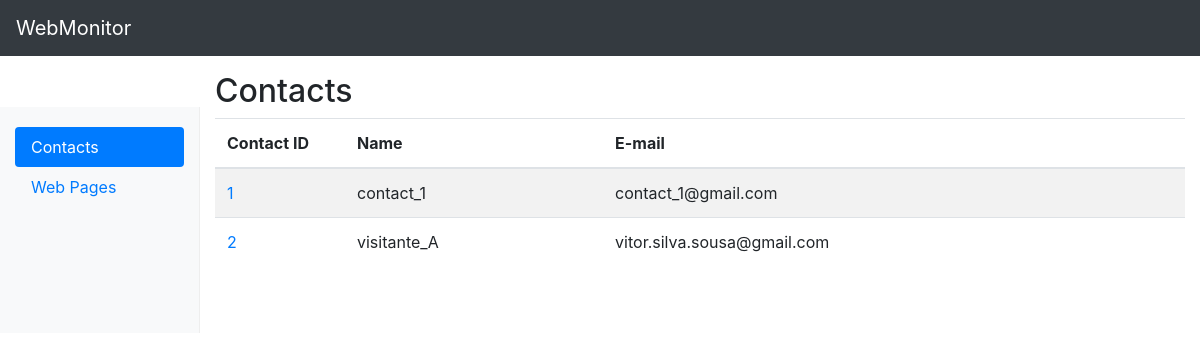
Before: / with the older database file.
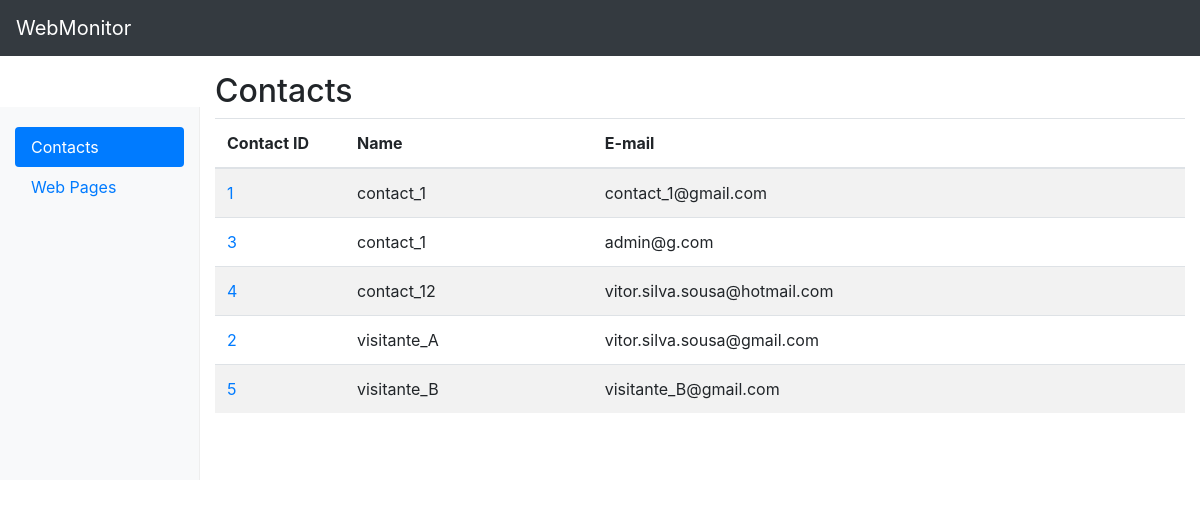
After: the same page with the newer database file.
### monitoring_board/models.py (models this page shows, shortened)
class Contact(models.Model):
    email = models.EmailField(max_length=200, unique=True)
    name = models.CharField(max_length=500)

### monitoring_board/views.py (the view)
# urls.py: url(r'^$', views.index, name='index'),
def index(request):
    contact_list = Contact.objects.order_by('name')
    return render(request, 'monitoring_board/contacts.html',
                  {'active_contacts': True, 'contact_list': contact_list})

### monitoring_board/templates/monitoring_board/contacts.html
{% extends 'monitoring_board/base.html' %}
{% load staticfiles %}
{% block table_title %}
    Contacts
{% endblock %}
{% block table_columns %}
    <th width="130px">Contact ID</th>
    <th>Name</th>
    <th>E-mail</th>
{% endblock %}
{% block table_content %}
    {% for contact in contact_list %}
        <tr>
            <td><a href="{% url 'monitoring_board:pages' contact.id %}">{{ contact.id }}</a></td>
            <td>{{ contact.name }}</td>
            <td>{{ contact.email }}</td>
        </tr>
    {% endfor %}
{% endblock %}

### templates/monitoring_board/base.html (shortened to what this page needs)
{% load staticfiles %}
<!doctype html>
<html lang="en">
<head>
    <link href="{% static 'monitoring_board/dashboard.css' %}" rel="stylesheet">
</head>
<body>
<header>
    <nav class="navbar navbar-expand-md navbar-dark fixed-top bg-dark">
        <a class="navbar-brand" href="#">WebMonitor</a>
    </nav>
</header>
<div class="container-fluid">
    <div class="row">
        <nav class="col-sm-3 col-md-2 d-none d-sm-block bg-light sidebar">
            <ul class="nav nav-pills flex-column">
                <li class="nav-item">
                    <a class="nav-link {% if active_contacts %}active{% endif %}" href="/">Contacts</a>
                </li>
                <li class="nav-item">
                    <a class="nav-link {% if active_pages %}active{% endif %}" href="#">Web Pages</a>
                </li>
            </ul>
        </nav>
        <main role="main" class="col-sm-9 ml-sm-auto col-md-10 pt-3">
            <h2>
                {% block table_title %}
                {% endblock %}
            </h2>
            <div class="table-responsive">
                    <table class="table table-striped">
                        <thead>
                        <tr>
                            {% block table_columns %}
                            {% endblock %}
                        </tr>
                        </thead>
                        <tbody>
                        {% block table_content %}
                        {% endblock %}
                        </tbody>
                    </table>
            </div>
        </main>
    </div>
</div>
<link rel="stylesheet" href="https://maxcdn.bootstrapcdn.com/bootstrap/4.0.0-beta.2/css/bootstrap.min.css"
>
</body>
</html>

### web_monitor/static/monitoring_board/dashboard.css (style rules this page uses)
body { padding-top: 3.5rem; }
.sidebar { position: fixed; top: 51px; bottom: 0; left: 0; z-index: 1000; padding: 20px 0; overflow-x: hidden; overflow-y: auto; border-right: 1px solid #eee; }
.sidebar .nav { margin-bottom: 20px; }
.sidebar .nav-item { width: 100%; }
.sidebar .nav-item + .nav-item { margin-left: 0; }
.sidebar .nav-link { border-radius: 0; }

Changed rows visible on the page:
added Contact: id "3", name "contact_1", email "admin@g.com"
added Contact: id "4", name "contact_12", email "vitor.silva.sousa@hotmail.com"
added Contact: id "5", name "visitante_B", email "visitante_B@gmail.com"
